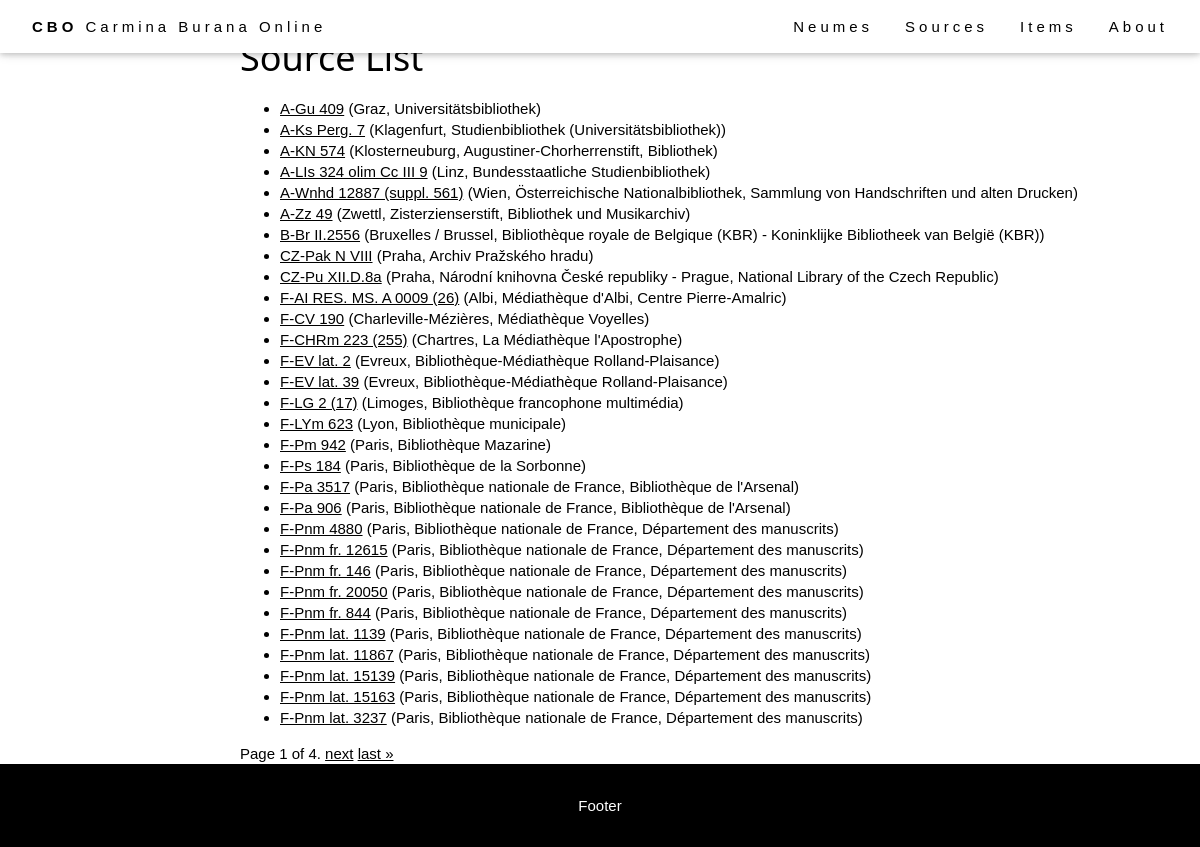
The page /browse/sources/ on the database its author committed.
### browse/models.py (models this page shows, shortened)
class Source(models.Model):
    bib_id = models.CharField(max_length=128, unique=True, help_text="The source identifier.")
    nick_name = models.CharField(max_length=128, help_text="The source name.", blank=True)
    country = models.CharField(max_length=256, help_text="The source location (country).")
    location = models.CharField(max_length=256, help_text="The source location (institution).")
    century = models.CharField(max_length=256, help_text="The source century.", blank=True)
    notation = models.CharField(max_length=256, help_text="The source notation type (for musical notation only).", blank=True)
    url = models.CharField(max_length=512, help_text="External url to access the source images.", blank=True)
    concordances = models.TextField(help_text="Concordances with the Codex Buranus.", blank=True)
    notes = models.TextField(help_text="Additional notes on the source.", blank=True)
    IIIF_manifest = models.CharField(max_length=512, help_text="URL of the IIIF manifest.", blank=True)
    class Meta:
        ordering = ['country', 'location', 'bib_id']
    def get_absolute_url(self):
        return reverse('source-detail', args=[str(self.id)])

### browse/views.py (the view)
# urls.py: path('sources/', views.SourceListView.as_view(), name='sources'),
class SourceListView(generic.ListView):
    model = Source
    context_object_name = 'source_list'
    template_name = 'source_list.html'
    paginate_by = 30

### templates/source_list.html (shortened to what this page needs)
{% extends "base_generic.html" %}
{% block content %}
<div class="flex-column" style="flex: 20%">
</div>
<div style="flex: 80%">
  <h1>Source List</h1>
  <ul>
    {% for source in source_list %}
    <li>
      <a href="{{ source.get_absolute_url }}">{{ source.bib_id }}</a>
      ({{source.location}})
    </li>
    {% endfor %}
  </ul>
  <div class="pagination">
      <span class="step-links">
          <span class="current">
              Page {{ page_obj.number }} of {{ page_obj.paginator.num_pages }}.
          </span>
          {% if page_obj.has_next %}
              <a href="?page={{ page_obj.next_page_number }}">next</a>
              <a href="?page={{ page_obj.paginator.num_pages }}">last &raquo;</a>
          {% endif %}
      </span>
  </div>
</div>
{% endblock %}

### staticfiles/css/style.css (style rules this page uses)
html { -ms-text-size-adjust:100%;-webkit-text-size-adjust:100% }
body { margin:0 }
a { background-color:transparent }
html,body { font-family:Verdana,sans-serif;font-size:15px;line-height:1.4 }
html { overflow-x:hidden }
h1 { font-size:36px }
h1,h2,h3,h4,h5,h6 { font-family:"Segoe UI",Arial,sans-serif;font-weight:400;margin:10px 0 }
a { color:inherit }

### staticfiles/css/layout-generic.css (style rules this page uses)
.flex-column { display: flex; flex-direction: column; }

### rows shown on the page
Source: bib_id "A-Gu 409", location "Graz, Universitätsbibliothek"
Source: bib_id "A-Ks Perg. 7", location "Klagenfurt, Studienbibliothek (Universitätsbibliothek)"
Source: bib_id "A-KN 574", location "Klosterneuburg, Augustiner-Chorherrenstift, Bibliothek"
Source: bib_id "A-LIs 324 olim Cc III 9", location "Linz, Bundesstaatliche Studienbibliothek"
Source: bib_id "A-Wnhd 12887 (suppl. 561)", location "Wien, Österreichische Nationalbibliothek, Sammlung von Handschriften und alten Drucken"
Source: bib_id "A-Zz 49", location "Zwettl, Zisterzienserstift, Bibliothek und Musikarchiv"
Source: bib_id "B-Br II.2556", location "Bruxelles / Brussel, Bibliothèque royale de Belgique (KBR) - Koninklijke Bibliotheek van België (KBR)"
Source: bib_id "CZ-Pak N VIII", location "Praha, Archiv Pražského hradu"
Source: bib_id "CZ-Pu XII.D.8a", location "Praha, Národní knihovna České republiky - Prague, National Library of the Czech Republic"
Source: bib_id "F-AI RES. MS. A 0009 (26)", location "Albi, Médiathèque d'Albi, Centre Pierre-Amalric"
Source: bib_id "F-CV 190", location "Charleville-Mézières, Médiathèque Voyelles"
Source: bib_id "F-CHRm 223 (255)", location "Chartres, La Médiathèque l'Apostrophe"
Source: bib_id "F-EV lat. 2", location "Evreux, Bibliothèque-Médiathèque Rolland-Plaisance"
Source: bib_id "F-EV lat. 39", location "Evreux, Bibliothèque-Médiathèque Rolland-Plaisance"
Source: bib_id "F-LG 2 (17)", location "Limoges, Bibliothèque francophone multimédia"
Source: bib_id "F-LYm 623", location "Lyon, Bibliothèque municipale"
Source: bib_id "F-Pm 942", location "Paris, Bibliothèque Mazarine"
Source: bib_id "F-Ps 184", location "Paris, Bibliothèque de la Sorbonne"
Source: bib_id "F-Pa 3517", location "Paris, Bibliothèque nationale de France, Bibliothèque de l'Arsenal"
Source: bib_id "F-Pa 906", location "Paris, Bibliothèque nationale de France, Bibliothèque de l'Arsenal"
Source: bib_id "F-Pnm 4880", location "Paris, Bibliothèque nationale de France, Département des manuscrits"
Source: bib_id "F-Pnm fr. 12615", location "Paris, Bibliothèque nationale de France, Département des manuscrits"
Source: bib_id "F-Pnm fr. 146", location "Paris, Bibliothèque nationale de France, Département des manuscrits"
Source: bib_id "F-Pnm fr. 20050", location "Paris, Bibliothèque nationale de France, Département des manuscrits"
Source: bib_id "F-Pnm fr. 844", location "Paris, Bibliothèque nationale de France, Département des manuscrits"
Source: bib_id "F-Pnm lat. 1139", location "Paris, Bibliothèque nationale de France, Département des manuscrits"
Source: bib_id "F-Pnm lat. 11867", location "Paris, Bibliothèque nationale de France, Département des manuscrits"
Source: bib_id "F-Pnm lat. 15139", location "Paris, Bibliothèque nationale de France, Département des manuscrits"
Source: bib_id "F-Pnm lat. 15163", location "Paris, Bibliothèque nationale de France, Département des manuscrits"
Source: bib_id "F-Pnm lat. 3237", location "Paris, Bibliothèque nationale de France, Département des manuscrits"

### other values the page prints
{{ page_obj.number }} "1"
{{ page_obj.paginator.num_pages }} "4"
